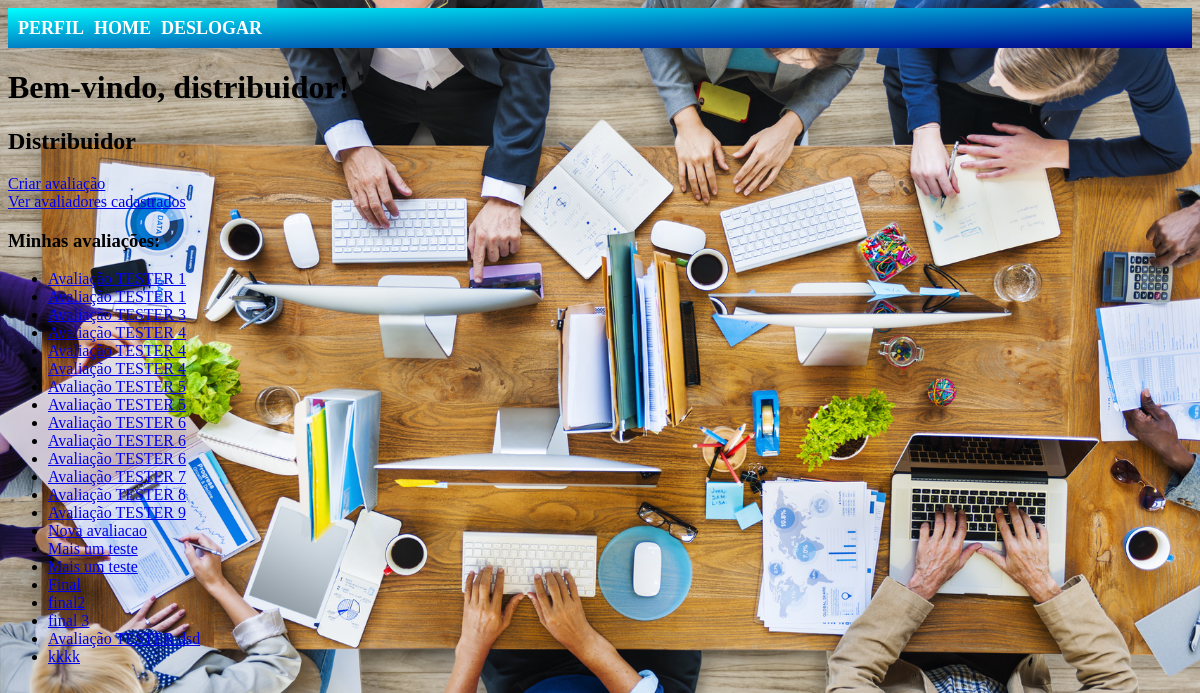
/avaliacoes/ (signed in), run on the app's committed database.
### contas/models.py (models this page shows)
class CustomUser(AbstractUser):
    USER_TYPE_CHOICES = (
        ('avaliador', 'Avaliador'),
        ('distribuidor', 'Distribuidor'),
    )
    user_type = models.CharField(max_length=20, choices=USER_TYPE_CHOICES)
    name = models.CharField(max_length=255)
    email = models.EmailField()
    formacao_academica = models.CharField(max_length=255)
    groups = models.ManyToManyField(
        'auth.Group',
        verbose_name='groups',
        blank=True,
        help_text='The groups this user belongs to. A user will get all permissions granted to each of their groups.',
        related_name="customuser_set",
        related_query_name="customuser",
    )
    user_permissions = models.ManyToManyField(
        'auth.Permission',
        verbose_name='user permissions',
        blank=True,
        help_text='Specific permissions for this user.',
        related_name="customuser_set",
        related_query_name="customuser",
    )

### avaliacoes/models.py (models this page shows, shortened)
class Avaliacao(models.Model):
    nome = models.CharField(max_length=255)
    inscricao = models.CharField(max_length=255)
    data_criacao = models.DateTimeField(auto_now_add=True)
    distribuidor = models.ForeignKey(CustomUser, on_delete=models.CASCADE, related_name='avaliacoes_criadas', limit_choices_to={'user_type': 'distribuidor'})
    avaliadores = models.ManyToManyField(CustomUser, related_name='avaliacoes', limit_choices_to={'user_type': 'avaliador'})

### avaliacoes/views.py (the view)
# urls.py: path('', views.home, name='home'),
@login_required
def home(request):
    if request.user.user_type == 'distribuidor':
        avaliacoes = Avaliacao.objects.filter(distribuidor=request.user)
    else:
        avaliacoes = request.user.avaliacoes.all()
    return render(request, 'avaliacoes/home.html', {'avaliacoes': avaliacoes})

### templates/avaliacoes/home.html (shortened to what this page needs)
{% extends 'base.html' %}
{% block content %}
    <h1>Bem-vindo, {{ user.username }}!</h1>
    {% if user.user_type == 'distribuidor' %}
        <h2>Distribuidor</h2>
        <a href="{% url 'avaliacoes:criar_avaliacao' %}">Criar avaliação</a><br>
        <a href="{% url 'avaliacoes:listar_avaliadores' %}">Ver avaliadores cadastrados</a><br>
        <h3>Minhas avaliações:</h3>
        <ul>
            {% for avaliacao in avaliacoes %}
                <li><a href="{% url 'avaliacoes:distribuidor_detalhes_avaliacao' avaliacao.id %}">{{ avaliacao.nome }}</a></li>
            {% endfor %}
        </ul>
    {% endif %}
{% endblock %}

### data on the page
CustomUser: username "distribuidor"
Avaliacao: nome "Avaliação TESTER 1"
Avaliacao: nome "Avaliação TESTER 1"
Avaliacao: nome "Avaliação TESTER 3"
Avaliacao: nome "Avaliação TESTER 4"
Avaliacao: nome "Avaliação TESTER 4"
Avaliacao: nome "Avaliação TESTER 4"
Avaliacao: nome "Avaliação TESTER 5"
Avaliacao: nome "Avaliação TESTER 5"
Avaliacao: nome "Avaliação TESTER 6"
Avaliacao: nome "Avaliação TESTER 6"
Avaliacao: nome "Avaliação TESTER 6"
Avaliacao: nome "Avaliação TESTER 7"
Avaliacao: nome "Avaliação TESTER 8"
Avaliacao: nome "Avaliação TESTER 9"
Avaliacao: nome "Nova avaliacao"
Avaliacao: nome "Mais um teste"
Avaliacao: nome "Mais um teste"
Avaliacao: nome "Final"
Avaliacao: nome "final2"
Avaliacao: nome "final 3"
Avaliacao: nome "Avaliação TESTER dsd"
Avaliacao: nome "kkkk"
